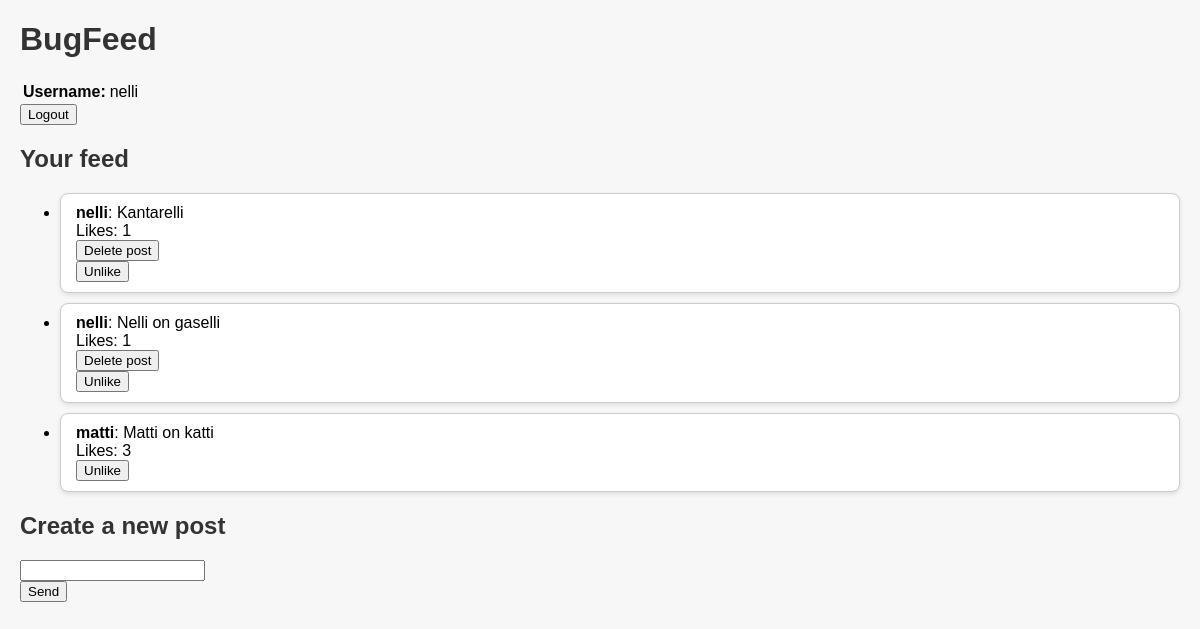
The page / (signed in) on the database its author committed.
### bugfeed/models.py (models this page shows, shortened)
class FeedItem(models.Model):
    owner = models.ForeignKey(User, on_delete=models.CASCADE)
    content = models.TextField()
    pub_date = models.DateTimeField('date published', auto_now_add=True)
    likes = models.ManyToManyField(User, related_name='liked_posts', blank=True)

### bugfeed/views.py (the view)
# urls.py: path('', homePageView, name='index'),
def homePageView(request):
	posts = FeedItem.objects.all().order_by('-pub_date')
	context = {"posts": posts}
	return render(request, 'pages/index.html', context)

### bugfeed/templates/pages/index.html (shortened to what this page needs)
<!DOCTYPE html>
{% load static %}
<html xmlns="http://www.w3.org/1999/xhtml">
<head>
    <link rel="stylesheet" href="{% static 'css/style.css' %}">
</head>
<body>
    <h1>BugFeed</h1>
    <table>
        <tr>
            <th style="text-align:left">Username:
            <td>{{user.username}}
    </table>
    <form action="logout/" method="POST">
        <input type="submit" value="Logout" />
    </form>
    <h2>Your feed</h2>
    <ul>
        {% for post in posts %}
        <li class="post">
            <b>{{post.owner.username}}</b>: {{post.content}}<br>
            Likes: {{ post.likes.count }}
            {% if user == post.owner %}
                <form action="{% url 'delete' post.id %}" method="POST">
                    <button type="submit">
                        Delete post
                    </button>
                </form>
            {% endif %}
            <form action="{% url 'like' post.id %}" method="POST">
                <button type="submit">
                    {% if user in post.likes.all %}
                        Unlike
                    {% else %}
                        Like
                    {% endif %}
                </button>
            </form>
        </li>
        {% endfor %}
    </ul>
    <h2>Create a new post</h2>
    <form action="add/" method="POST">
        <input type="text" name="content" /><br />
        <input type="submit" value="Send" />
    </form>
</body>
</body>
</html>

### bugfeed/static/css/style.css (style rules this page uses)
body { font-family: Arial; background-color: #f7f7f7; margin: 20px; }
h1, h2 { color: #333; }
.post { background-color: #fff; border: 1px solid #ccc; border-radius: 8px; padding: 10px 15px; margin-bottom: 10px; box-shadow: 0px 2px 5px rgba(0, 0, 0, 0.1); }

### rows shown on the page
FeedItem: owner.username "nelli", content "Kantarelli", likes.count "1", shows "Delete post", shows "Unlike"
FeedItem: owner.username "nelli", content "Nelli on gaselli", likes.count "1", shows "Delete post", shows "Unlike"
FeedItem: owner.username "matti", content "Matti on katti", likes.count "3", shows "Unlike"

### other values the page prints
{{ user.username }} "nelli"
